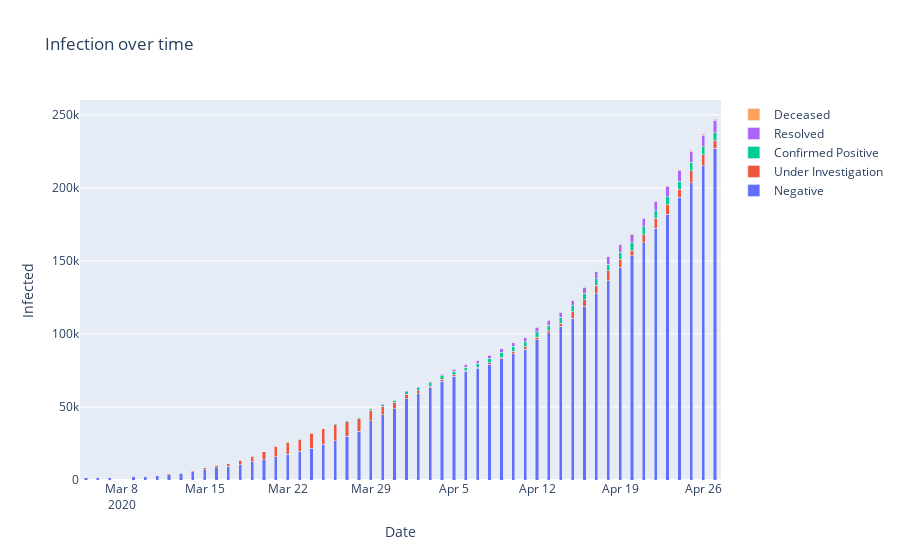

Write notebook code for a chart like this one.
### Markdown cell above
# Testing

### Code cell
fig = go.Figure(data=[
    go.Bar(name='Negative', x=dates, y=negative),
    go.Bar(name='Under Investigation', x=dates, y=under),
    go.Bar(name='Confirmed Positive', x=dates, y=positive),
    go.Bar(name='Resolved', x=dates, y=resolved),
    go.Bar(name='Deceased', x=dates, y=dead),
])
fig.update_layout(
    title_text='Infection over time', # title of plot
    xaxis_title_text='Date', # xaxis label
    yaxis_title_text='Infected', # yaxis label
    bargap=0.7, # gap between bars of adjacent location coordinates
    bargroupgap=0.1 # gap between bars of the same location coordinates
)
# Change the bar mode
fig.update_layout(barmode='stack')
fig.show()

with open('../plotly/ontario_infection.json', 'w') as f:
    f.write(fig.to_json())
